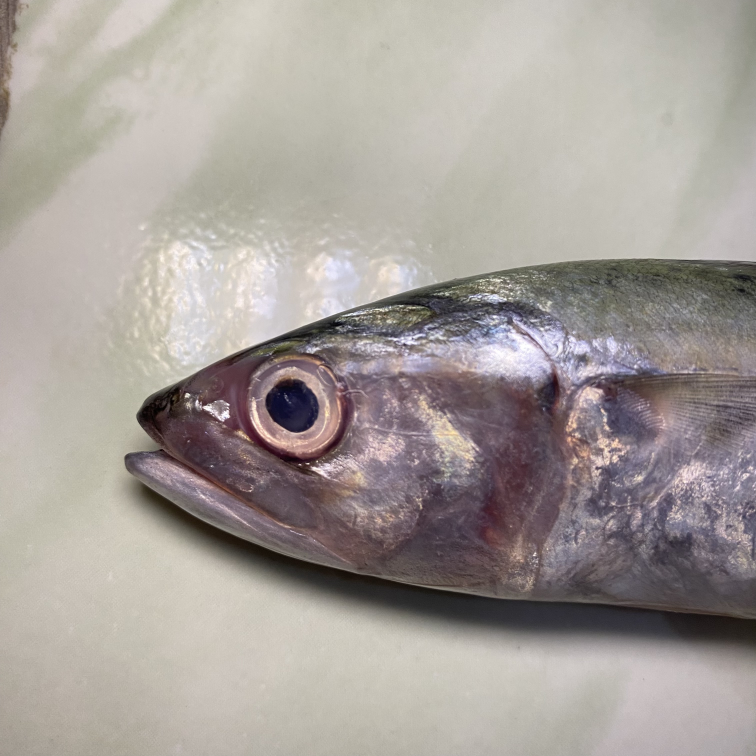
#> input picture ikan_kembung.jpg, 3024 x 3024 px, found by its file name (shown at 1/4 size)
$ python dekomposisi_citra_5x5.py
#> lines starting #> are read from the running program, lines starting #| are printed output that depends on the picture
# =========================================================
# VISUALISASI CITRA PIXELATED IKAN KEMBUNG
# DEKOMPOSISI CITRA RGB 5x5
# =========================================================

# =========================================================
# IMPORT LIBRARY
# =========================================================

import os
import cv2
import numpy as np
import pandas as pd
import matplotlib.pyplot as plt

from PIL import Image

# =========================================================
# INPUT CITRA
# =========================================================

IMAGE_PATH = r"C:\Rangga\SKRIPSI\BILA\Website\ikan_kembung.jpg"

# =========================================================
# FOLDER OUTPUT
# =========================================================

OUTPUT_FOLDER = r"C:\Rangga\SKRIPSI\BILA\Website\hasil_pengolahan"

ORIGINAL_FOLDER = os.path.join(
    OUTPUT_FOLDER,
    "citra_asli"
)

PIXEL_FOLDER = os.path.join(
    OUTPUT_FOLDER,
    "visualisasi_pixelated"
)

RED_FOLDER = os.path.join(
    OUTPUT_FOLDER,
    "channel_red"
)

GREEN_FOLDER = os.path.join(
    OUTPUT_FOLDER,
    "channel_green"
)

BLUE_FOLDER = os.path.join(
    OUTPUT_FOLDER,
    "channel_blue"
)

# =========================================================
# MEMBUAT FOLDER OTOMATIS
# =========================================================

os.makedirs(ORIGINAL_FOLDER, exist_ok=True)
os.makedirs(PIXEL_FOLDER, exist_ok=True)
os.makedirs(RED_FOLDER, exist_ok=True)
os.makedirs(GREEN_FOLDER, exist_ok=True)
os.makedirs(BLUE_FOLDER, exist_ok=True)

# =========================================================
# MEMBACA CITRA
# =========================================================

image = Image.open(
    IMAGE_PATH
).convert("RGB")
#> image is the input picture: PIL image 3024x3024 RGB; mean R, G, B 165.6, 158.5, 153.9

# =========================================================
# RESIZE CITRA ASLI
# =========================================================

IMG_SIZE = 224

image = image.resize(
    (IMG_SIZE, IMG_SIZE)
)
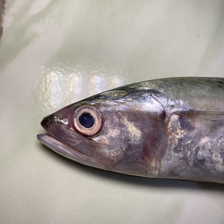
#> image: PIL image 224x224 RGB; mean R, G, B 165.6, 158.5, 153.9

# =========================================================
# CONVERT NUMPY
# =========================================================

image_np = np.array(image)

# =========================================================
# SIMPAN CITRA ASLI
# =========================================================

original_save = os.path.join(
    ORIGINAL_FOLDER,
    "citra_asli.png"
)

cv2.imwrite(

    original_save,

    cv2.cvtColor(
        image_np,
        cv2.COLOR_RGB2BGR
    )

)

# =========================================================
# MEMBUAT EFEK PIXELATED
# =========================================================

# memperkecil citra
small_image = cv2.resize(

    image_np,

    (32, 32),

    interpolation=cv2.INTER_LINEAR

)
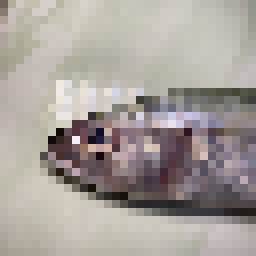
#> small_image: shape (32, 32, 3) (shown 8 times larger); mean R, G, B 166.3, 159.2, 154.5

# memperbesar kembali dengan nearest neighbor
pixelated_image = cv2.resize(

    small_image,

    (500, 500),

    interpolation=cv2.INTER_NEAREST

)

# =========================================================
# SIMPAN VISUALISASI PIXELATED
# =========================================================

pixelated_save = os.path.join(
    PIXEL_FOLDER,
    "visualisasi_pixelated.png"
)

cv2.imwrite(

    pixelated_save,

    cv2.cvtColor(
        pixelated_image,
        cv2.COLOR_RGB2BGR
    )

)
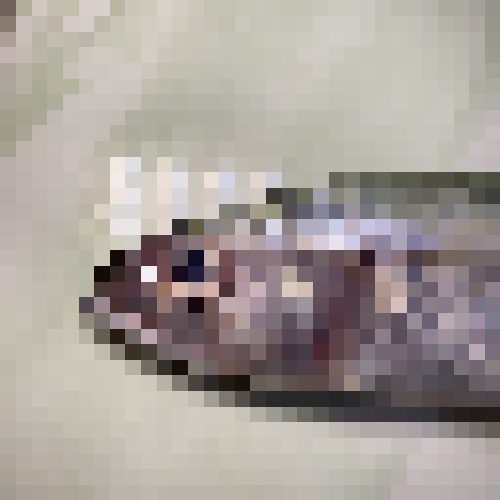
#> saved as visualisasi_pixelated.png: shape (500, 500, 3); mean B, G, R 154.5, 159.2, 166.4

# =========================================================
# MENGAMBIL SAMPEL 5x5 PIXEL
# =========================================================

sample_5x5 = image_np[0:5, 0:5]

# =========================================================
# MEMISAHKAN CHANNEL RGB
# =========================================================

red_channel = sample_5x5[:, :, 0]
#> red_channel = [[117, 110, 104, 110, 108], [117, 114, 97, 108, 109], [119, 113, 102, 114, 107], [125, 114, 106, 113, 116], [128, 114, 104, 117, 138]]

green_channel = sample_5x5[:, :, 1]
#> green_channel = [[102, 95, 89, 95, 93], [102, 99, 82, 93, 95], [104, 98, 87, 99, 93], [111, 100, 91, 98, 102], [113, 99, 89, 102, 125]]

blue_channel = sample_5x5[:, :, 2]
#> blue_channel = [[95, 88, 84, 91, 88], [95, 92, 76, 89, 89], [96, 91, 81, 94, 86], [100, 91, 85, 92, 95], [105, 92, 83, 95, 118]]

# =========================================================
# MEMBUAT DATAFRAME RGB
# =========================================================

red_df = pd.DataFrame(red_channel)
#> red_df = table of 5 rows and 5 columns

green_df = pd.DataFrame(green_channel)
#> green_df = table of 5 rows and 5 columns

blue_df = pd.DataFrame(blue_channel)
#> blue_df = table of 5 rows and 5 columns

# =========================================================
# SIMPAN TABEL RGB
# =========================================================

red_df.to_csv(

    os.path.join(
        RED_FOLDER,
        "red_channel.csv"
    ),

    index=False

)

green_df.to_csv(

    os.path.join(
        GREEN_FOLDER,
        "green_channel.csv"
    ),

    index=False

)

blue_df.to_csv(

    os.path.join(
        BLUE_FOLDER,
        "blue_channel.csv"
    ),

    index=False

)

# =========================================================
# MENAMPILKAN CITRA ASLI
# =========================================================

plt.figure(figsize=(6,6))

plt.imshow(image_np)

plt.title("Citra Asli Ikan Kembung")

plt.axis("off")

plt.show()

# =========================================================
# MENAMPILKAN PIXELATED IMAGE
# =========================================================

plt.figure(figsize=(6,6))

plt.imshow(pixelated_image)

plt.title("Visualisasi Pixelated Image")

plt.axis("off")

plt.show()

# =========================================================
# MENAMPILKAN TABEL RGB
# =========================================================

print("\n===================================")
print("TABEL RED CHANNEL 5x5")
print("===================================\n")

print(red_df)
#|      0    1    2    3    4
#| 0  117  110  104  110  108
#| 1  117  114   97  108  109
#| 2  119  113  102  114  107
#| 3  125  114  106  113  116
#| 4  128  114  104  117  138

print("\n===================================")
print("TABEL GREEN CHANNEL 5x5")
print("===================================\n")

print(green_df)
#|      0    1   2    3    4
#| 0  102   95  89   95   93
#| 1  102   99  82   93   95
#| 2  104   98  87   99   93
#| 3  111  100  91   98  102
#| 4  113   99  89  102  125

print("\n===================================")
print("TABEL BLUE CHANNEL 5x5")
print("===================================\n")

print(blue_df)
#|      0   1   2   3    4
#| 0   95  88  84  91   88
#| 1   95  92  76  89   89
#| 2   96  91  81  94   86
#| 3  100  91  85  92   95
#| 4  105  92  83  95  118

# =========================================================
# INFORMASI PENYIMPANAN
# =========================================================

print("\n===================================")
print("HASIL BERHASIL DISIMPAN")
print("===================================\n")

print("Folder Output :")
print(OUTPUT_FOLDER)

print("\nIsi Folder :")
print("- citra_asli/")
print("- visualisasi_pixelated/")
print("- channel_red/")
print("- channel_green/")
print("- channel_blue/")

$ run again, with pngtree-cartoon-fish-underwater-seascape-with-corals-and-fishes-image_2919392.jpg copied over ikan_kembung.jpg
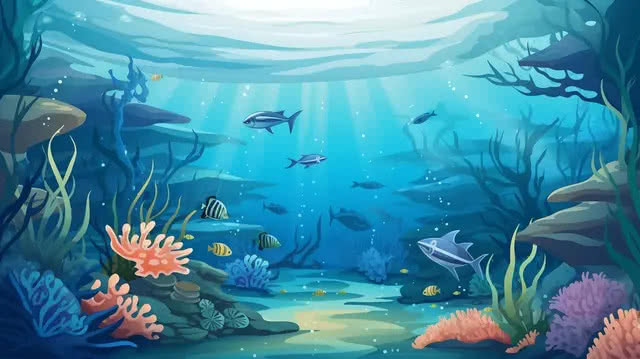
#> input picture pngtree-cartoon-fish-underwater-seascape-with-corals-and-fishes-image_2919392.jpg, 640 x 359 px, found by its file name
#> image is the input picture: PIL image 640x359 RGB; mean R, G, B 67.9, 140.7, 163.9
#> `image = image.resize( (IMG_SIZE, IMG_SIZE) )`:
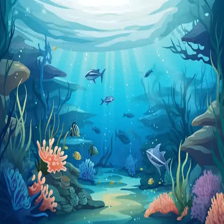
#> image: PIL image 224x224 RGB; mean R, G, B 67.9, 140.7, 163.9
#> `pixelated_image = cv2.resize(  small_image,  (500, 500),  interpolatio..`:
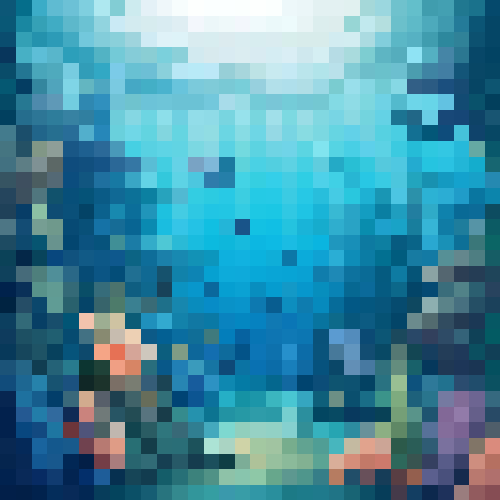
#> pixelated_image: shape (500, 500, 3); mean R, G, B 68, 140.9, 163.8
#> red_channel = [[11, 9, 6, 13, 6], [10, 7, 6, 13, 6], [8, 5, 8, 12, 6], [5, 5, 8, 12, 6], [5, 5, 8, 12, 6]]
#> green_channel = [[75, 93, 87, 88, 78], [74, 91, 88, 87, 78], [72, 89, 89, 87, 78], [68, 88, 90, 87, 78], [65, 88, 90, 87, 78]]
#> blue_channel = [[109, 121, 116, 120, 110], [108, 119, 117, 120, 110], [106, 117, 118, 119, 110], [103, 116, 119, 119, 110], [100, 116, 119, 119, 110]]
#> red_df = table of 5 rows and 5 columns
#|     0  1  2   3  4
#| 0  11  9  6  13  6
#| 1  10  7  6  13  6
#| 2   8  5  8  12  6
#| 3   5  5  8  12  6
#| 4   5  5  8  12  6
#|     0   1   2   3   4
#| 0  75  93  87  88  78
#| 1  74  91  88  87  78
#| 2  72  89  89  87  78
#| 3  68  88  90  87  78
#| 4  65  88  90  87  78
#|      0    1    2    3    4
#| 0  109  121  116  120  110
#| 1  108  119  117  120  110
#| 2  106  117  118  119  110
#| 3  103  116  119  119  110
#| 4  100  116  119  119  110
